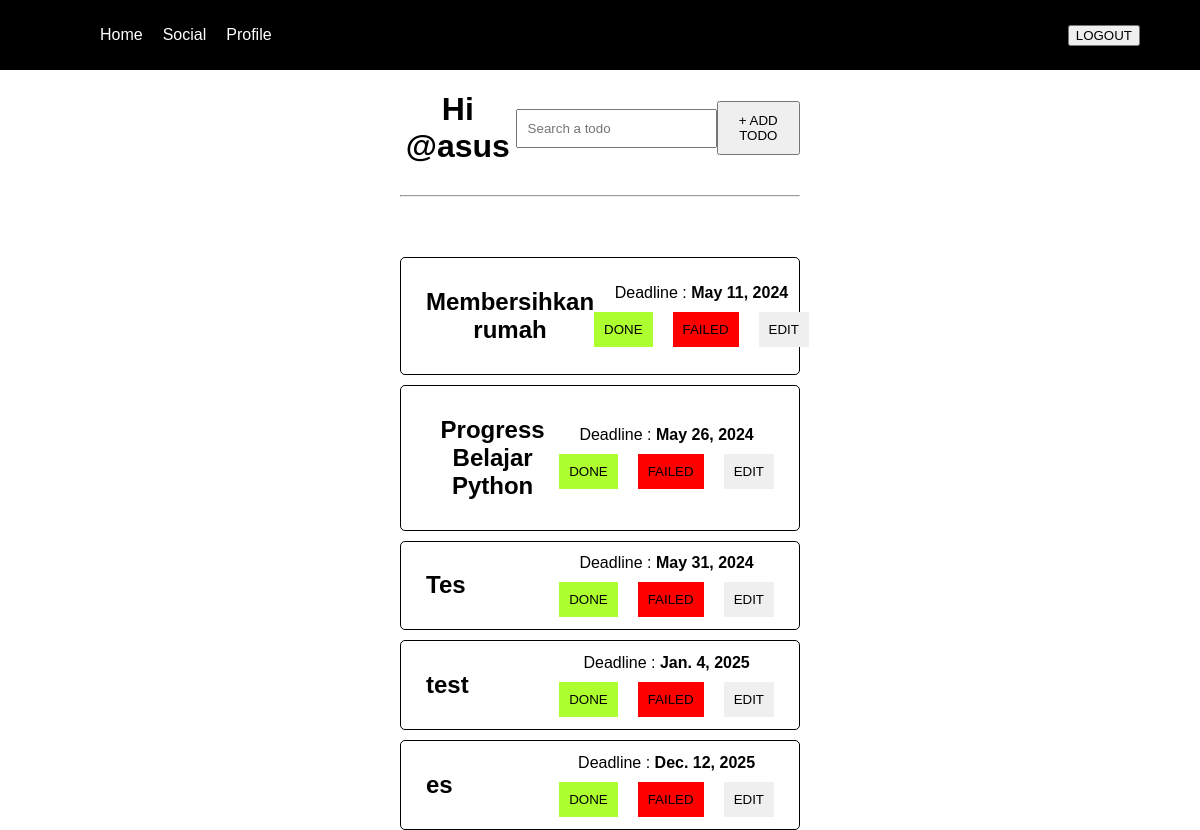
Before: / (signed in) with the older database file.
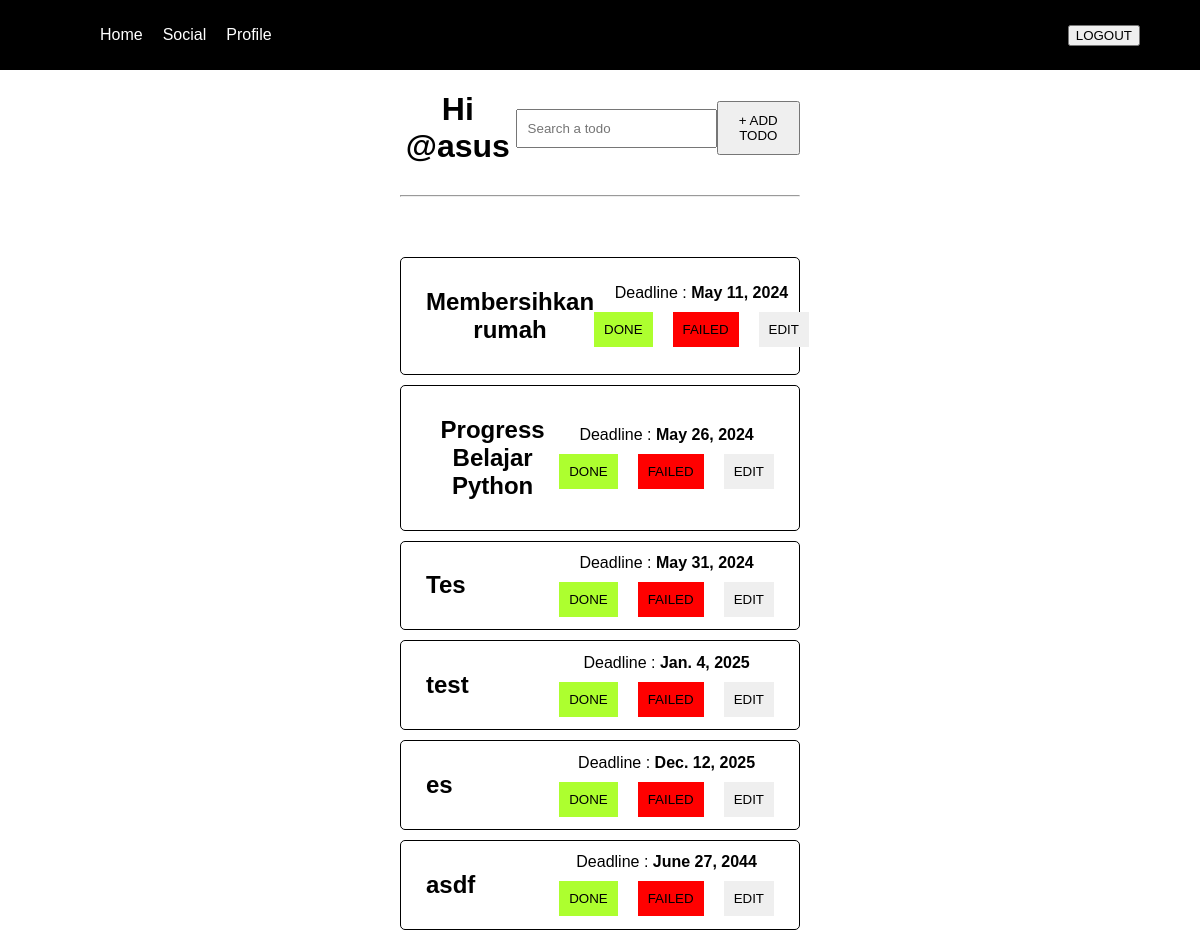
After: the same page with the newer database file.
### base/models.py (models this page shows, shortened)
class todoList(models.Model):
    user = models.ForeignKey(User, on_delete=models.SET_NULL, null=True)
    name = models.CharField(max_length=200)
    description = models.TextField(max_length=400, blank=True)
    created = models.DateTimeField(auto_now_add=True)
    deadline = models.DateField(null=True, default=None)
    status = models.CharField(max_length=10, default='Ongoing')
    done = models.DateTimeField(auto_now_add=True)
    class Meta:
        ordering = ['deadline', 'created']

### base/views.py (the view)
# urls.py: path('', views.home, name='home'),
@login_required(login_url='/login')
def home(request):
    user = User.objects.get(id=request.user.id)
    q = request.GET.get('q', '')
    todo = user.todolist_set.all()
    todo = todo.filter(Q(name__icontains=q) | Q(description__icontains=q))
    context = {'user': user, 'todo': todo}
    return render(request, 'base/home.html', context)

### base/templates/base/home.html
{% extends 'index.html' %} {% block content %}
<div class="navbar">
  <h1>Hi @{{user.username}}</h1>
  <form action="" method="GET">
    <input type="text" name="q" placeholder="Search a todo" />
  </form>
  <a href="{% url 'add-item' %}"><button>+ ADD TODO</button></a>
</div>
<hr />
<div class="main-todo">{% include 'base/item.html' %}</div>
{% endblock %}

### base/templates/base/item.html
{% for item in todo %}
<div class="todo-list">
  <h2>
    <strong><a href="{% url 'detail-task' item.id %}">{{item.name}}</a></strong>
  </h2>
  <div class="item-left">
    <div class="date">Deadline : <strong>{{item.deadline}}</strong></div>
    <div class="item-button">
      <a href="{% url 'done-item' item.id %}"
        ><button class="done-btn">DONE</button></a
      >
      <a href="{% url 'failed-item' item.id %}"
        ><button class="fail-btn">FAILED</button></a
      >
      <a href="{% url 'edit-task' item.id %}"
        ><button class="edit-btn">EDIT</button></a
      >
    </div>
  </div>
</div>
{% endfor %}

Changed rows visible on the page:
added todoList: name "asdf", deadline "June 27, 2044"
